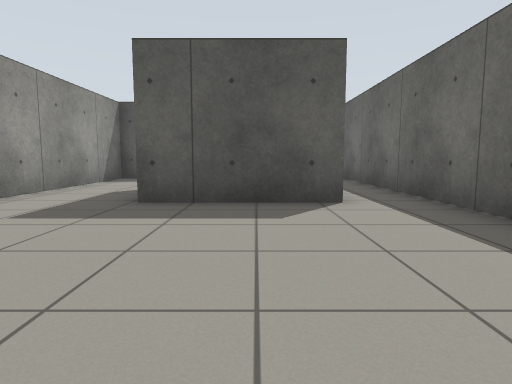
View 1 (above)

12 first-person views from a walk through a world built for the Gazebo simulator. The camera is 0.72 m above the floor, tilts 6° down and sees 75° across. The floor is counted in squares, 1 m on a side. Each view is taken from the middle of a square. On the plan, view 1 faces up. The plan holds only what a view shows up to about 10 squares ahead; the rest is blank.

View 2
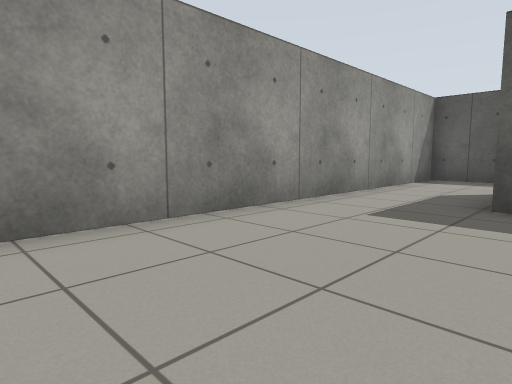

View 3
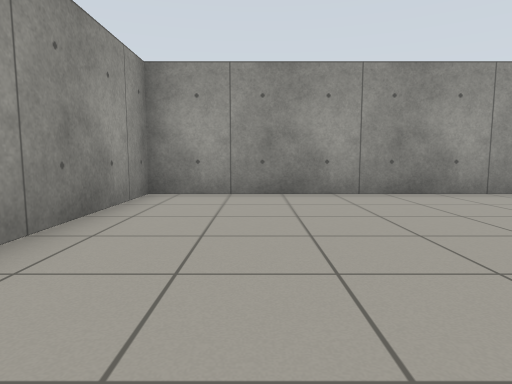

View 4
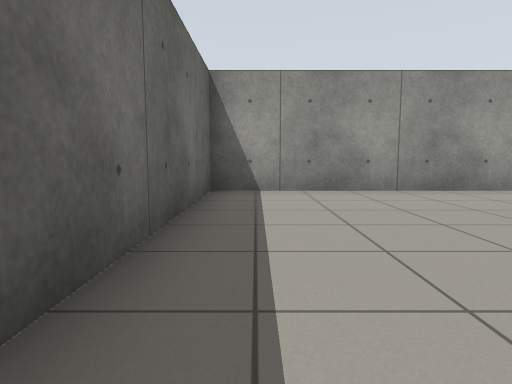

View 5
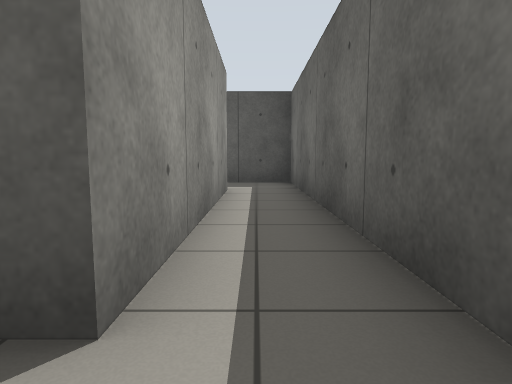

View 6
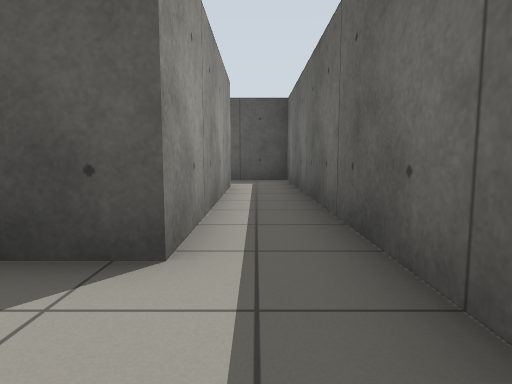

View 7
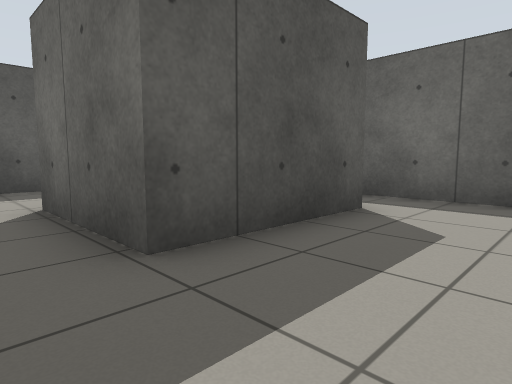

View 8
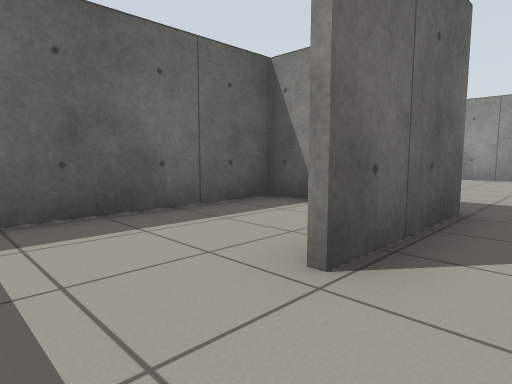

View 9
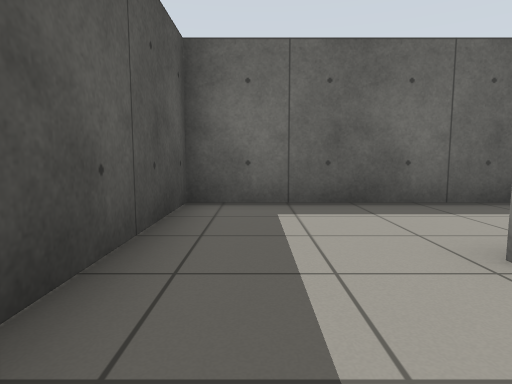

View 10
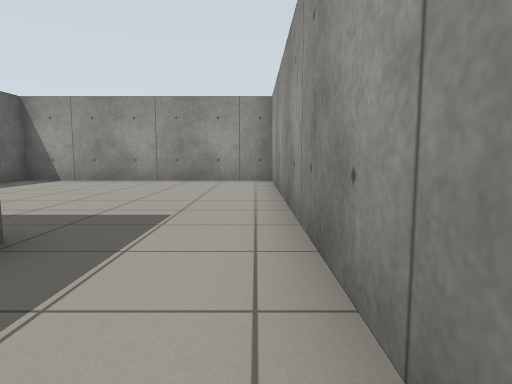

View 11
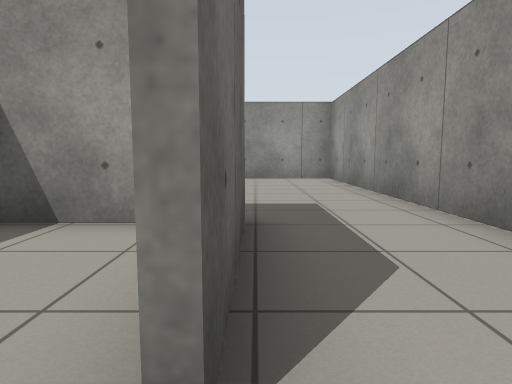

View 12
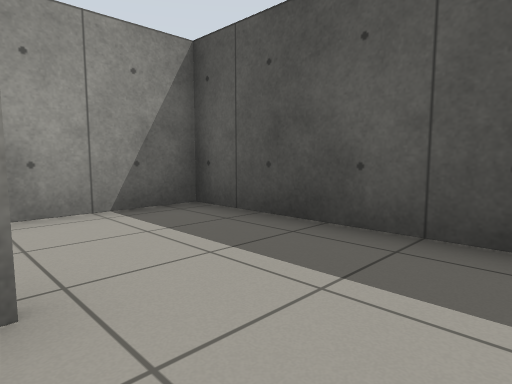

### Floor plan
Ten units are one square. View 1 is at (0, 0); x grows to the right and y downward. Boxes are objects, and circles mark ways between rooms. Rooms are numbered by the first view taken in them; rooms with no view inside come last. Other rooms are left out.
<svg viewBox="-50 -125 85 151">
<path fill="none" stroke="#000" d="M-15 -111 -45 -111 -45 21 30 21 30 -116M14 -112 14 -52 -19 -52 -19 -82M-7 -54 12 -54 12 -111 -15 -111"/>
<circle cx="-20" cy="-95" r="3" fill="#2a7"/>
<text x="-10" y="-40">1</text>
<text x="-10" y="-80">2</text>
</svg>
Room 1 opens to room 2.

Where each view was taken, in squares from view 1:
view 1: 0 up, 0 right, facing up
view 2: 0 up, 1 left, facing up-left
view 3: 0 up, 2 right, facing left
view 4: 5 up, 2 right, facing down
view 5: 4 up, 2 right, facing up
view 6: 3 up, 2 right, facing up
view 7: 3 up, 3 left, facing up-right
view 8: 10 up, 3 left, facing down-right
view 9: 10 up, 4 left, facing right
view 10: 8 up, 4 left, facing down
view 11: 9 up, 2 left, facing down
view 12: 8 up, 0 right, facing up-left
